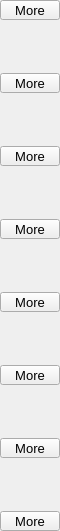
    <widget class="PyDMFrame" name="composite_4">
      <property name="geometry">
        <rect>
          <x>1200</x>
          <y>109</y>
          <width>60</width>
          <height>531</height>
        </rect>
      </property>
      <widget class="PyDMRelatedDisplayButton" name="related_display">
        <property name="geometry">
          <rect>
            <x>0</x>
            <y>0</y>
            <width>60</width>
            <height>20</height>
          </rect>
        </property>
        <property name="toolTip">
          <string>More</string>
        </property>
        <property name="text">
          <string>More</string>
        </property>
        <property name="showIcon" stdset="0">
          <bool>true</bool>
        </property>
        <property name="font" stdset="0">
          <font>
            <pointsize>10</pointsize>
          </font>
        </property>
        <property name="styleSheet">
          <string notr="true">PyDMRelatedDisplayButton#related_display {
  color: rgb(0, 0, 0);
  background-color: rgb(115, 223, 255);
  }</string>
        </property>
        <property name="titles" stdset="0">
          <stringlist>
            <string>Full Overlay</string>
          </stringlist>
        </property>
        <property name="filenames" stdset="0">
          <stringlist>
            <string>OverlayN_V26.ui</string>
          </stringlist>
        </property>
        <property name="macros" stdset="0">
          <stringlist>
            <string>P=${P}, R=${O1}</string>
          </stringlist>
        </property>
        <property name="openInNewWindow" stdset="0">
          <bool>true</bool>
        </property>
      </widget>
      <widget class="PyDMRelatedDisplayButton" name="related_display_1">
        <property name="geometry">
          <rect>
            <x>0</x>
            <y>73</y>
            <width>60</width>
            <height>20</height>
          </rect>
        </property>
        <property name="toolTip">
          <string>More</string>
        </property>
        <property name="text">
          <string>More</string>
        </property>
        <property name="showIcon" stdset="0">
          <bool>true</bool>
        </property>
        <property name="font" stdset="0">
          <font>
            <pointsize>10</pointsize>
          </font>
        </property>
        <property name="styleSheet">
          <string notr="true">PyDMRelatedDisplayButton#related_display_1 {
  color: rgb(0, 0, 0);
  background-color: rgb(115, 223, 255);
  }</string>
        </property>
        <property name="titles" stdset="0">
          <stringlist>
            <string>Full Overlay</string>
          </stringlist>
        </property>
        <property name="filenames" stdset="0">
          <stringlist>
            <string>OverlayN_V26.ui</string>
          </stringlist>
        </property>
        <property name="macros" stdset="0">
          <stringlist>
            <string>P=${P}, R=${O2}</string>
          </stringlist>
        </property>
        <property name="openInNewWindow" stdset="0">
          <bool>true</bool>
        </property>
      </widget>
      <widget class="PyDMRelatedDisplayButton" name="related_display_2">
        <property name="geometry">
          <rect>
            <x>0</x>
            <y>146</y>
            <width>60</width>
            <height>20</height>
          </rect>
        </property>
        <property name="toolTip">
          <string>More</string>
        </property>
        <property name="text">
          <string>More</string>
        </property>
        <property name="showIcon" stdset="0">
          <bool>true</bool>
        </property>
        <property name="font" stdset="0">
          <font>
            <pointsize>10</pointsize>
          </font>
        </property>
        <property name="styleSheet">
          <string notr="true">PyDMRelatedDisplayButton#related_display_2 {
  color: rgb(0, 0, 0);
  background-color: rgb(115, 223, 255);
  }</string>
        </property>
        <property name="titles" stdset="0">
          <stringlist>
            <string>Full Overlay</string>
          </stringlist>
        </property>
        <property name="filenames" stdset="0">
          <stringlist>
            <string>OverlayN_V26.ui</string>
          </stringlist>
        </property>
        <property name="macros" stdset="0">
          <stringlist>
            <string>P=${P}, R=${O3}</string>
          </stringlist>
        </property>
        <property name="openInNewWindow" stdset="0">
          <bool>true</bool>
        </property>
      </widget>
      <widget class="PyDMRelatedDisplayButton" name="related_display_3">
        <property name="geometry">
          <rect>
            <x>0</x>
            <y>219</y>
            <width>60</width>
            <height>20</height>
          </rect>
        </property>
        <property name="toolTip">
          <string>More</string>
        </property>
        <property name="text">
          <string>More</string>
        </property>
        <property name="showIcon" stdset="0">
          <bool>true</bool>
        </property>
        <property name="font" stdset="0">
          <font>
            <pointsize>10</pointsize>
          </font>
        </property>
        <property name="styleSheet">
          <string notr="true">PyDMRelatedDisplayButton#related_display_3 {
  color: rgb(0, 0, 0);
  background-color: rgb(115, 223, 255);
  }</string>
        </property>
        <property name="titles" stdset="0">
          <stringlist>
            <string>Full Overlay</string>
          </stringlist>
        </property>
        <property name="filenames" stdset="0">
          <stringlist>
            <string>OverlayN_V26.ui</string>
          </stringlist>
        </property>
        <property name="macros" stdset="0">
          <stringlist>
            <string>P=${P}, R=${O4}</string>
          </stringlist>
        </property>
        <property name="openInNewWindow" stdset="0">
          <bool>true</bool>
        </property>
      </widget>
      <widget class="PyDMRelatedDisplayButton" name="related_display_4">
        <property name="geometry">
          <rect>
            <x>0</x>
            <y>292</y>
            <width>60</width>
            <height>20</height>
          </rect>
        </property>
        <property name="toolTip">
          <string>More</string>
        </property>
        <property name="text">
          <string>More</string>
        </property>
        <property name="showIcon" stdset="0">
          <bool>true</bool>
        </property>
        <property name="font" stdset="0">
          <font>
            <pointsize>10</pointsize>
          </font>
        </property>
        <property name="styleSheet">
          <string notr="true">PyDMRelatedDisplayButton#related_display_4 {
  color: rgb(0, 0, 0);
  background-color: rgb(115, 223, 255);
  }</string>
        </property>
        <property name="titles" stdset="0">
          <stringlist>
            <string>Full Overlay</string>
          </stringlist>
        </property>
        <property name="filenames" stdset="0">
          <stringlist>
            <string>OverlayN_V26.ui</string>
          </stringlist>
        </property>
        <property name="macros" stdset="0">
          <stringlist>
            <string>P=${P}, R=${O5}</string>
          </stringlist>
        </property>
        <property name="openInNewWindow" stdset="0">
          <bool>true</bool>
        </property>
      </widget>
      <widget class="PyDMRelatedDisplayButton" name="related_display_5">
        <property name="geometry">
          <rect>
            <x>0</x>
            <y>365</y>
            <width>60</width>
            <height>20</height>
          </rect>
        </property>
        <property name="toolTip">
          <string>More</string>
        </property>
        <property name="text">
          <string>More</string>
        </property>
        <property name="showIcon" stdset="0">
          <bool>true</bool>
        </property>
        <property name="font" stdset="0">
          <font>
            <pointsize>10</pointsize>
          </font>
        </property>
        <property name="styleSheet">
          <string notr="true">PyDMRelatedDisplayButton#related_display_5 {
  color: rgb(0, 0, 0);
  background-color: rgb(115, 223, 255);
  }</string>
        </property>
        <property name="titles" stdset="0">
          <stringlist>
            <string>Full Overlay</string>
          </stringlist>
        </property>
        <property name="filenames" stdset="0">
          <stringlist>
            <string>OverlayN_V26.ui</string>
          </stringlist>
        </property>
        <property name="macros" stdset="0">
          <stringlist>
            <string>P=${P}, R=${O6}</string>
          </stringlist>
        </property>
        <property name="openInNewWindow" stdset="0">
          <bool>true</bool>
        </property>
      </widget>
      <widget class="PyDMRelatedDisplayButton" name="related_display_6">
        <property name="geometry">
          <rect>
            <x>0</x>
            <y>438</y>
            <width>60</width>
            <height>20</height>
          </rect>
        </property>
        <property name="toolTip">
          <string>More</string>
        </property>
        <property name="text">
          <string>More</string>
        </property>
        <property name="showIcon" stdset="0">
          <bool>true</bool>
        </property>
        <property name="font" stdset="0">
          <font>
            <pointsize>10</pointsize>
          </font>
        </property>
        <property name="styleSheet">
          <string notr="true">PyDMRelatedDisplayButton#related_display_6 {
  color: rgb(0, 0, 0);
  background-color: rgb(115, 223, 255);
  }</string>
        </property>
        <property name="titles" stdset="0">
          <stringlist>
            <string>Full Overlay</string>
          </stringlist>
        </property>
        <property name="filenames" stdset="0">
          <stringlist>
            <string>OverlayN_V26.ui</string>
          </stringlist>
        </property>
        <property name="macros" stdset="0">
          <stringlist>
            <string>P=${P}, R=${O7}</string>
          </stringlist>
        </property>
        <property name="openInNewWindow" stdset="0">
          <bool>true</bool>
        </property>
      </widget>
      <widget class="PyDMRelatedDisplayButton" name="related_display_7">
        <property name="geometry">
          <rect>
            <x>0</x>
            <y>511</y>
            <width>60</width>
            <height>20</height>
          </rect>
        </property>
        <property name="toolTip">
          <string>More</string>
        </property>
        <property name="text">
          <string>More</string>
        </property>
        <property name="showIcon" stdset="0">
          <bool>true</bool>
        </property>
        <property name="font" stdset="0">
          <font>
            <pointsize>10</pointsize>
          </font>
        </property>
        <property name="styleSheet">
          <string notr="true">PyDMRelatedDisplayButton#related_display_7 {
  color: rgb(0, 0, 0);
  background-color: rgb(115, 223, 255);
  }</string>
        </property>
        <property name="titles" stdset="0">
          <stringlist>
            <string>Full Overlay</string>
          </stringlist>
        </property>
        <property name="filenames" stdset="0">
          <stringlist>
            <string>OverlayN_V26.ui</string>
          </stringlist>
        </property>
        <property name="macros" stdset="0">
          <stringlist>
            <string>P=${P}, R=${O8}</string>
          </stringlist>
        </property>
        <property name="openInNewWindow" stdset="0">
          <bool>true</bool>
        </property>
      </widget>
    </widget>
